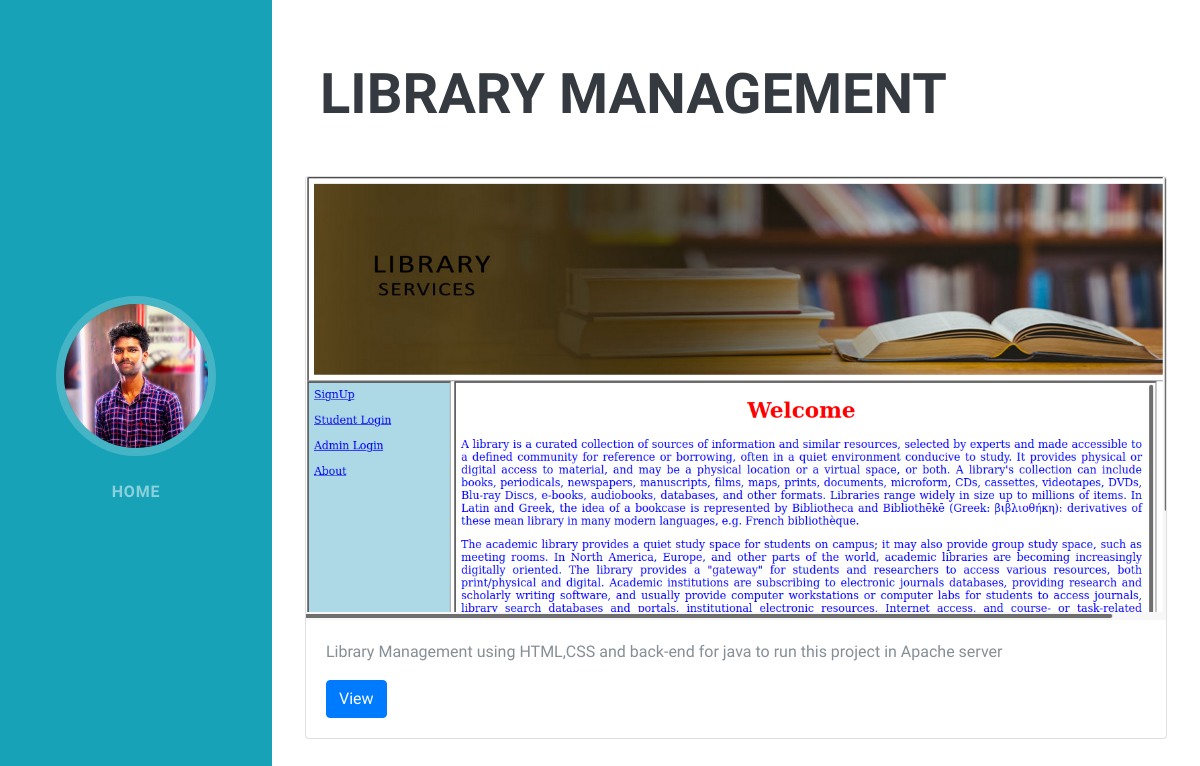
The app's page /project/1 with its own data.
### project/models.py (models this page shows, shortened)
class Project(models.Model):
    title = models.CharField(max_length=50)
    description = models.CharField(max_length=250)
    image = models.ImageField(upload_to='resume/images/')
    url = models.URLField(blank=True)

### project/views.py (the view)
# urls.py: path('project/<int:project_id>', views.detail, name='detail'),
def detail(request, project_id):
    project = get_object_or_404(Project, id=project_id)
    context = {
        'project':project
    }
    return render(request, 'project/detail.html', context)

### project/templates/project/detail.html (shortened to what this page needs)
<!DOCTYPE html>
{% load static %}
<html lang="en">
<head>
  <link href="{% static 'vendor/bootstrap/css/bootstrap.min.css' %}" rel="stylesheet">
  <link href="{% static 'vendor/fontawesome-free/css/all.min.css' %}" rel="stylesheet">
  <link href="{% static 'css/resume.min.css' %}" rel="stylesheet">
</head>
<body id="page-top">
  <nav class="navbar navbar-expand-lg navbar-dark bg-info fixed-top" id="sideNav">
    <a class="navbar-brand js-scroll-trigger" href="#page-top">
      <span class="d-none d-lg-block">
        <img class="img-fluid img-profile rounded-circle mx-auto mb-2" src="{% static 'img/profile.jpg' %}" alt="">
      </span>
    </a>
    <div class="collapse navbar-collapse" id="navbarSupportedContent">
      <ul class="navbar-nav">
        <li class="nav-item">
          <a class="nav-link js-scroll-trigger" href="{% url 'index' %}">Home</a>
        </li>
      </ul>
    </div>
  </nav>
    <section class="resume-section p-3 p-lg-5 d-flex align-items-center" id="projects">
      <div class="w-100">
        <h2 class="mb-5 card-title">{{ project.title }}</h2>
          <div class="row">
        <div class="card">
        <center>
      <img class="card-img-top" style="width:100%" src="{{ project.image.url }}" alt="Card image cap"></center>
        <div class="card-body">
          <p class="card-text">{{ project.description }}</p>
          {% if project.url %}
             <a href="{{ project.url }}" class="btn btn-primary">View</a>
          {% endif %}
        </div>
      </div>
</div>
      </div>
    </section>
</body>
</html>

### records on screen
Project: title "LIBRARY MANAGEMENT", image (picture), description "Library Management using HTML,CSS and back-end for java to run this project in Apache server"
